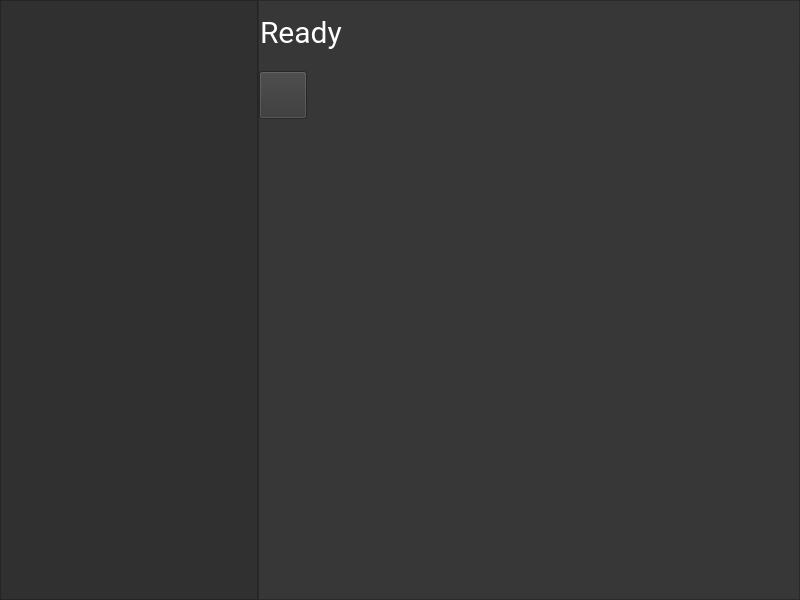
<?xml version="1.0" encoding="UTF-8"?>
<ui version="4.0">
 <class>MainWindow</class>
 <widget class="QMainWindow" name="MainWindow">
  <property name="geometry">
   <rect>
    <x>0</x>
    <y>0</y>
    <width>800</width>
    <height>600</height>
   </rect>
  </property>
  <property name="windowTitle">
   <string>Validator</string>
  </property>
  <property name="styleSheet">
   <string notr="true">QWidget {
color: #fff;
font-family: Roboto;
}
QAbstractItemView::indicator {
width: 24px;
height: 24px;
background-image: url(':/ui/res/ic_check_box_white_24dp_1x.png');
}
QAbstractItemView::indicator:unchecked {
background-image: url(':/ui/res/ic_check_box_outline_blank_white_24dp_1x');
}</string>
  </property>
  <widget class="QWidget" name="centralwidget">
   <layout class="QHBoxLayout" name="horizontalLayout" stretch="0,1">
    <property name="spacing">
     <number>0</number>
    </property>
    <property name="margin">
     <number>0</number>
    </property>
    <item>
     <widget class="QFrame" name="frame">
      <property name="minimumSize">
       <size>
        <width>220</width>
        <height>0</height>
       </size>
      </property>
      <property name="styleSheet">
       <string notr="true">background-color: #303030</string>
      </property>
      <property name="frameShape">
       <enum>QFrame::StyledPanel</enum>
      </property>
      <property name="frameShadow">
       <enum>QFrame::Raised</enum>
      </property>
      <layout class="QVBoxLayout" name="verticalLayout_2">
       <property name="spacing">
        <number>0</number>
       </property>
       <property name="margin">
        <number>0</number>
       </property>
       <item>
        <widget class="QListView" name="lvValidators">
         <property name="frameShape">
          <enum>QFrame::NoFrame</enum>
         </property>
         <property name="lineWidth">
          <number>0</number>
         </property>
         <property name="editTriggers">
          <set>QAbstractItemView::NoEditTriggers</set>
         </property>
        </widget>
       </item>
      </layout>
     </widget>
    </item>
    <item>
     <widget class="QFrame" name="frame_2">
      <property name="styleSheet">
       <string notr="true">background-color: #373737</string>
      </property>
      <property name="frameShape">
       <enum>QFrame::StyledPanel</enum>
      </property>
      <property name="frameShadow">
       <enum>QFrame::Raised</enum>
      </property>
      <layout class="QVBoxLayout" name="verticalLayout">
       <property name="leftMargin">
        <number>0</number>
       </property>
       <property name="topMargin">
        <number>0</number>
       </property>
       <property name="rightMargin">
        <number>0</number>
       </property>
       <item>
        <widget class="QFrame" name="Ready">
         <property name="minimumSize">
          <size>
           <width>0</width>
           <height>64</height>
          </size>
         </property>
         <property name="styleSheet">
          <string notr="true">
QLabel {
color: #fff;
font-family: Roboto;
font-size: 30px;
}
QWidget#Ready {
background-color: #484848
}
QWidget#Error {
background-color: #ef5350;
}
QWidget#Success {
background-color: #00bcd4;
}

</string>
         </property>
         <property name="frameShape">
          <enum>QFrame::StyledPanel</enum>
         </property>
         <property name="frameShadow">
          <enum>QFrame::Raised</enum>
         </property>
         <property name="status" stdset="0">
          <number>1</number>
         </property>
         <property name="st" stdset="0">
          <string>ready</string>
         </property>
         <layout class="QHBoxLayout" name="horizontalLayout_2" stretch="1,0">
          <property name="spacing">
           <number>0</number>
          </property>
          <property name="margin">
           <number>0</number>
          </property>
          <item>
           <widget class="QLabel" name="lStatusText">
            <property name="text">
             <string>Ready</string>
            </property>
           </widget>
          </item>
          <item>
           <widget class="QLabel" name="lStatusIcon">
            <property name="pixmap">
             <pixmap>:/ui/res/ic_done_white_24dp_2x.png</pixmap>
            </property>
           </widget>
          </item>
         </layout>
        </widget>
       </item>
       <item>
        <widget class="QPushButton" name="bRun">
         <property name="minimumSize">
          <size>
           <width>48</width>
           <height>48</height>
          </size>
         </property>
         <property name="maximumSize">
          <size>
           <width>48</width>
           <height>48</height>
          </size>
         </property>
         <property name="icon">
          <iconset>
           <normaloff>:/ui/res/ic_play_arrow_white_24dp_2x.png</normaloff>:/ui/res/ic_play_arrow_white_24dp_2x.png</iconset>
         </property>
         <property name="iconSize">
          <size>
           <width>24</width>
           <height>24</height>
          </size>
         </property>
        </widget>
       </item>
       <item>
        <widget class="QTreeView" name="tvResults">
         <property name="frameShape">
          <enum>QFrame::NoFrame</enum>
         </property>
         <property name="editTriggers">
          <set>QAbstractItemView::NoEditTriggers</set>
         </property>
         <property name="selectionMode">
          <enum>QAbstractItemView::ExtendedSelection</enum>
         </property>
         <property name="rootIsDecorated">
          <bool>false</bool>
         </property>
         <attribute name="headerVisible">
          <bool>false</bool>
         </attribute>
         <attribute name="headerDefaultSectionSize">
          <number>0</number>
         </attribute>
        </widget>
       </item>
      </layout>
     </widget>
    </item>
   </layout>
  </widget>
 </widget>
 <resources/>
 <connections/>
</ui>
